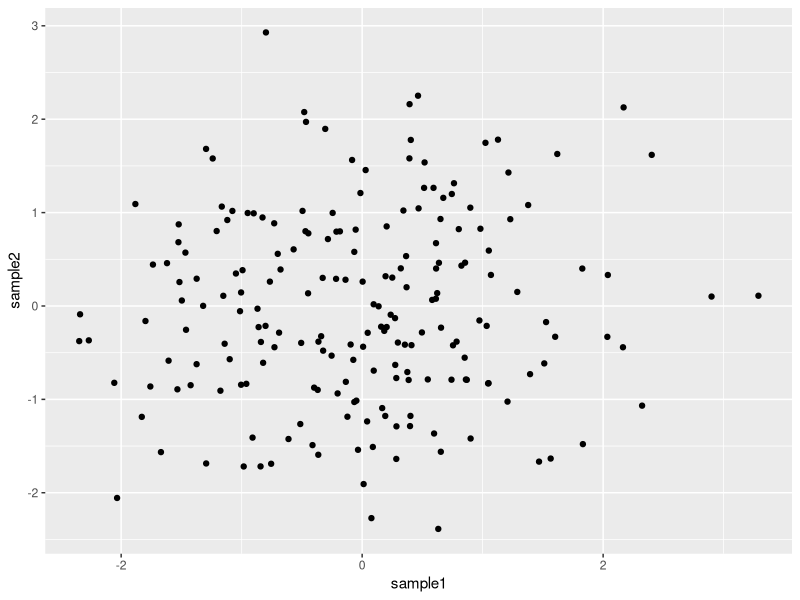
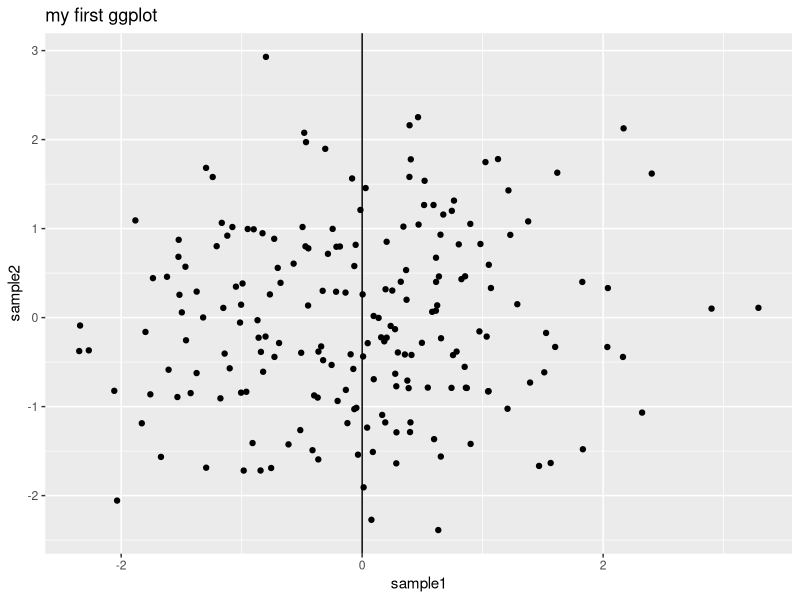
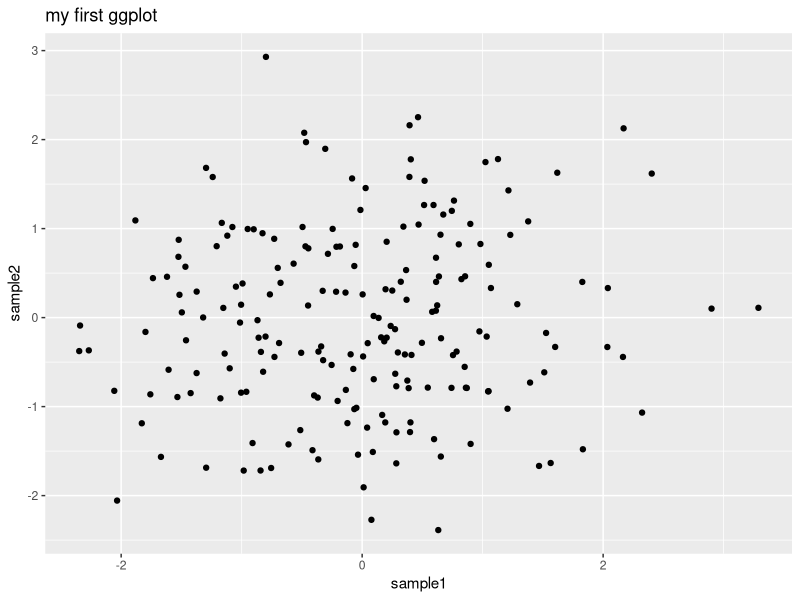
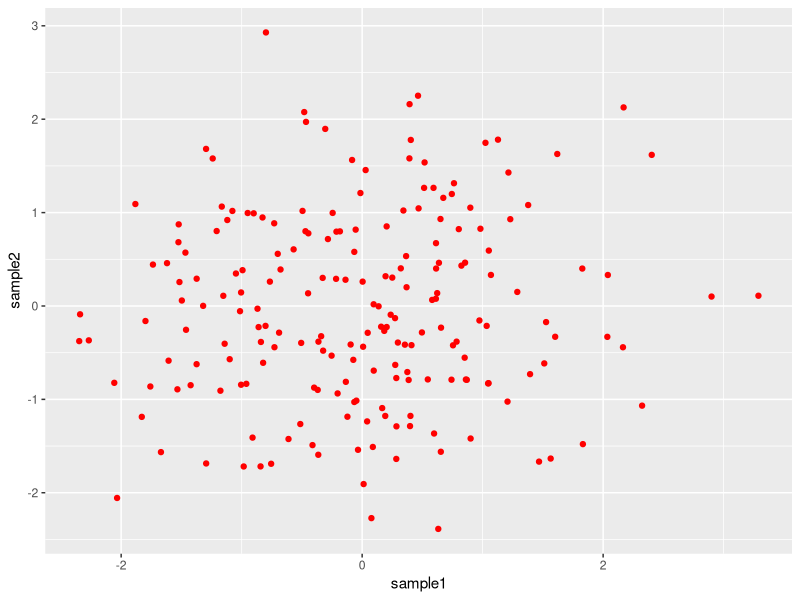
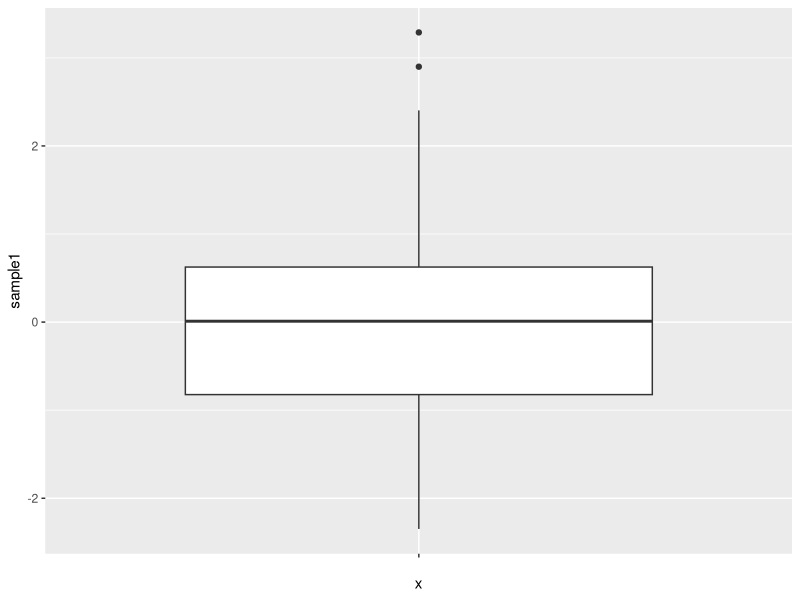
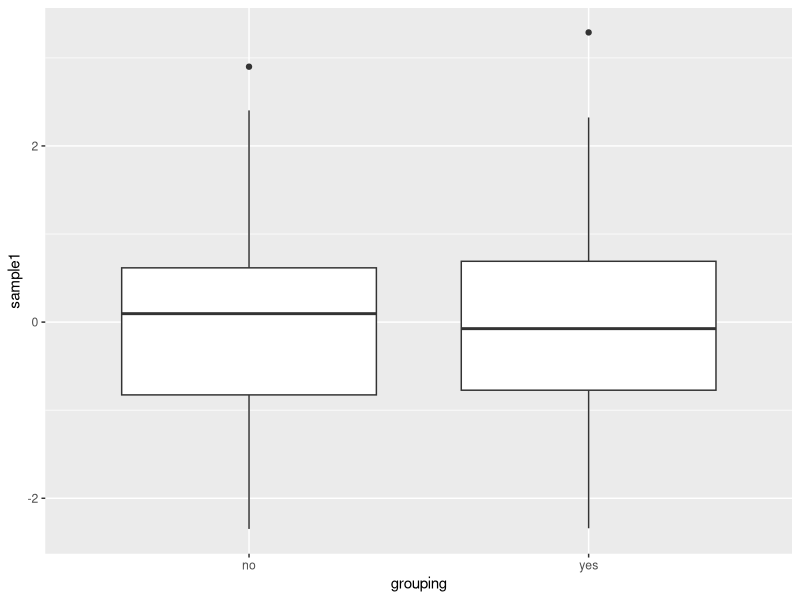
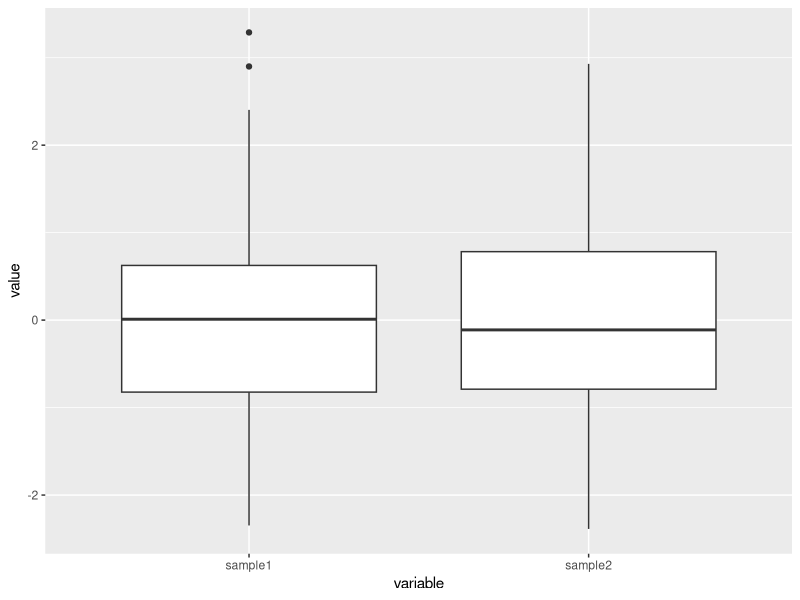
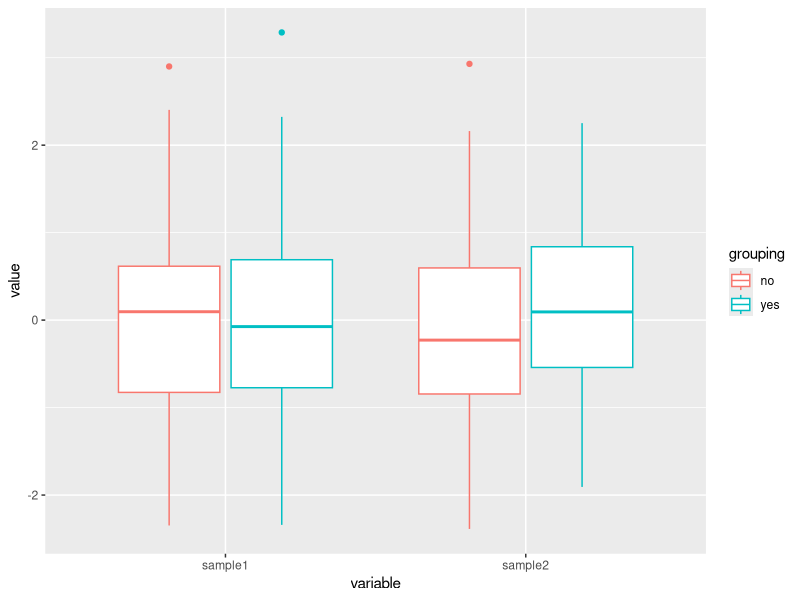

Here is the R script that generated these plots, in order:
## ---- chunk 1
knitr::opts_chunk$set(fig.width=5, fig.height=4,
                      echo=TRUE, warning=FALSE, message=FALSE)
## ---- chunk 2
library(ggplot2)
## ---- chunk 3
# Create a data frame
df1 <- data.frame(sample1=rnorm(200), sample2=rnorm(200))

# Plot !
ggplot(data= df1 , mapping=aes(x=sample1, y=sample2)) + 
	geom_point()
## ---- chunk 4
ggplot(data= df1 , mapping=aes(x=sample1, y=sample2)) + 
  geom_point() +
	ggtitle(label="my first ggplot") +
	geom_vline(xintercept=0)
## ---- chunk 5
# Save in an object
p <- ggplot(data= df1 , mapping=aes(x=sample1, y=sample2)) +
	geom_point()
# Add layers to that object
p + ggtitle(label="my first ggplot")
## ---- chunk 6
ggplot(data=df1 , mapping=aes(x=sample1, y=sample2)) +
	geom_point(color="red") 
## ---- chunk 7
# Build a data frame from df1: add a column with "yes" and "no"
df2 <- data.frame(df1, grouping=rep(c("yes", "no"), c(80, 120)))

# Plot and add the color parameter in the aes():
pscat <- ggplot(data=df2, mapping=aes(x=sample1, y=sample2, color=grouping)) + 
  geom_point()
## ---- chunk 8
ggplot(data=df2, mapping=aes(x="", y=sample1)) + geom_boxplot()
## ---- chunk 9
ggplot(data=df2, mapping=aes(x=grouping, y=sample1)) + geom_boxplot()
## ---- chunk 10
# load package
library("reshape2")

# convert to long format
df_long <- melt(data=df2)
	# all numeric values are organized into only one column: value
# plot:
ggplot(data=df_long, mapping=aes(x=variable, y=value)) + 
  geom_boxplot()
## ---- chunk 11
# Either color (color of the box border)
ggplot(data=df_long, mapping=aes(x=variable, y=value, color=grouping)) + 
  geom_boxplot()
## ---- chunk 12
# Or fill (color inside the box)
ggplot(data=df_long, mapping=aes(x=variable, y=value, fill=grouping)) + 
  geom_boxplot()
## ---- chunk 13
pbox <- ggplot(data=df_long, mapping=aes(x=variable, y=value, fill=grouping)) + 
	geom_boxplot() +
	scale_fill_manual(values=c("slateblue2", "chocolate"))
## ---- chunk 14
# create a named vector with the expression of a gene
mygene <- c(8.1, 8.2, 8.6, 8.7, 9.4, 8.5)

# the names of each element of the vector are sample names
names(mygene) <- c("KO1", "KO2", "KO3", "WT1", "WT2", "WT3")

# transform to long format
mygenelong <- melt(data=mygene)

# add new columns containing sample names and experimental groups
mygenelong$sample_name <- rownames(mygenelong)
mygenelong$group <- gsub("[1-3]{1}", "", mygenelong$sample_name)

# dot plot
  # add labels with "label" in the aes() and layer geom_text()
  # nudge_x adjust the labels horizontally
pdot <- ggplot(data=mygenelong, mapping=aes(x=group, y=value, col=group, label=sample_name)) + 
  geom_point() +
  geom_text(nudge_x=0.2)
## ---- chunk 15
pdot +  xlab(label="Experimental group") +
  ylab(label="Normalized expression (log2)") +
  ggtitle(label="Expression of gene 1") +
  theme_bw() +
  theme(legend.position="none")
  
## ---- chunk 16
# A simple bar plot
ggplot(data=df2, mapping=aes(x=grouping)) + geom_bar()
## ---- chunk 17
# Save the plot in the object "p"
pbar <- ggplot(data=df2, mapping=aes(x=grouping, fill=grouping)) + 
  geom_bar()

# Change x axis label with scale_x_discrete and change order of the bars:
p2 <- pbar + scale_x_discrete(name="counts of yes / no", limits=c("yes", "no"))

# Swapping x and y axis with coord_flip():
p3 <- p2 + coord_flip()

# Change fill
p4 <- p3 + scale_fill_manual(values=c("yellow", "cyan"))

# Show intermediary and final plots
pbar
p2
p3
p4
## ---- chunk 18
ggplot(data=df1, mapping=aes(x=sample1)) + geom_histogram()

## ---- chunk 19
ggplot(data=df_long, mapping=aes(x=value)) + geom_histogram()

## ---- chunk 20
ggplot(data=df_long, mapping=aes(x=value, fill=variable)) + geom_histogram()
## ---- chunk 21
phist <- ggplot(data=df_long, mapping=aes(x=value, fill=variable)) + 
	geom_histogram(position='dodge')
## ---- chunk 22
# go back to a previous plot
p <- ggplot(data=df_long, mapping=aes(x=value)) + geom_histogram()

# Try different themes
p + theme_bw()
p + theme_minimal()
p + theme_void()
p + theme_grey()
p + theme_dark()
p + theme_light() 
## ---- chunk 23
# load package
library(gridExtra)
# 2 rows and 2 columns
grid.arrange(pscat, pbox, pbar, phist, nrow=2, ncol=2)
## ---- chunk 24
# 1 row and 4 columns
grid.arrange(pscat, pbox, pbar, phist, nrow=1, ncol=4)
